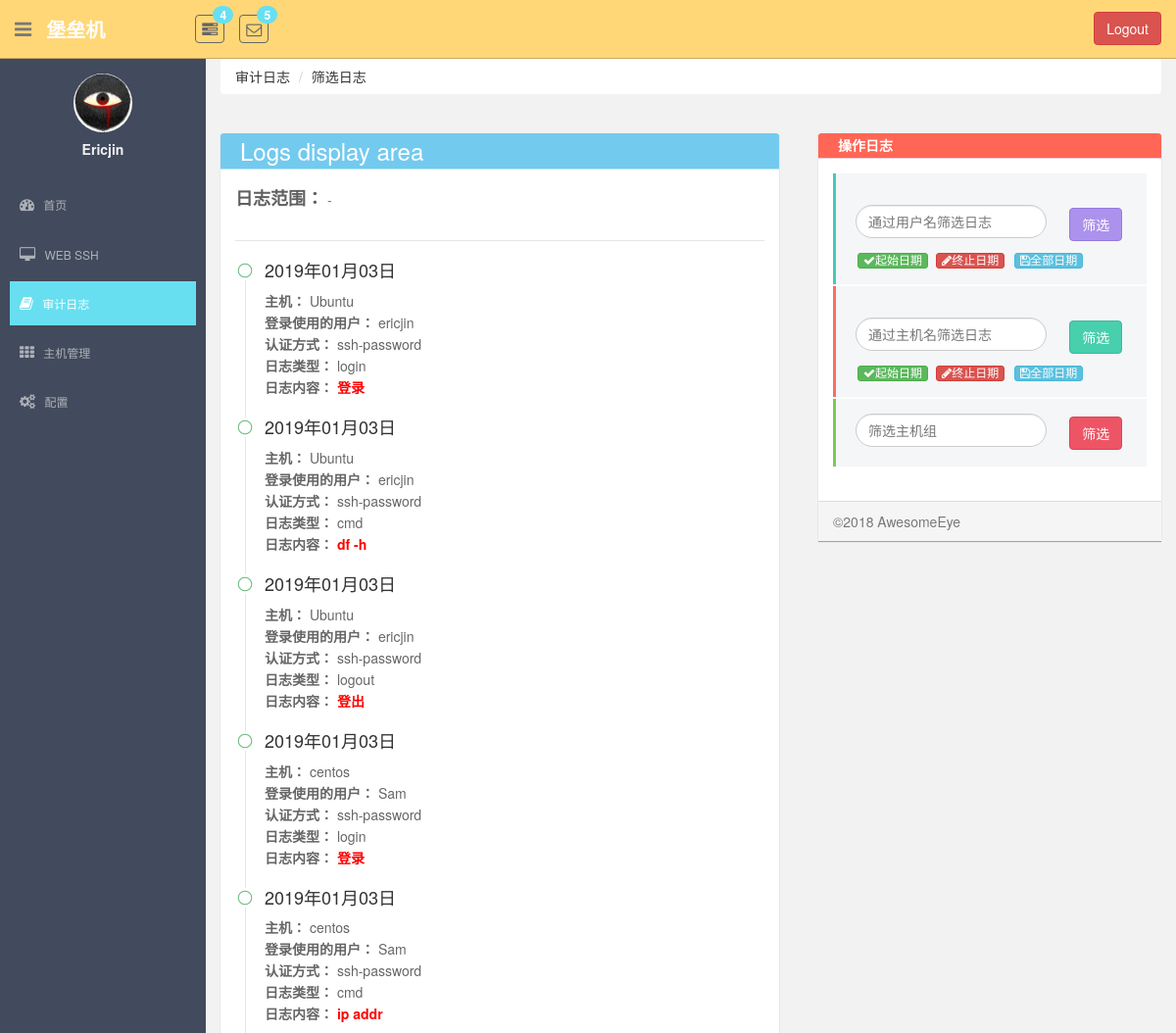
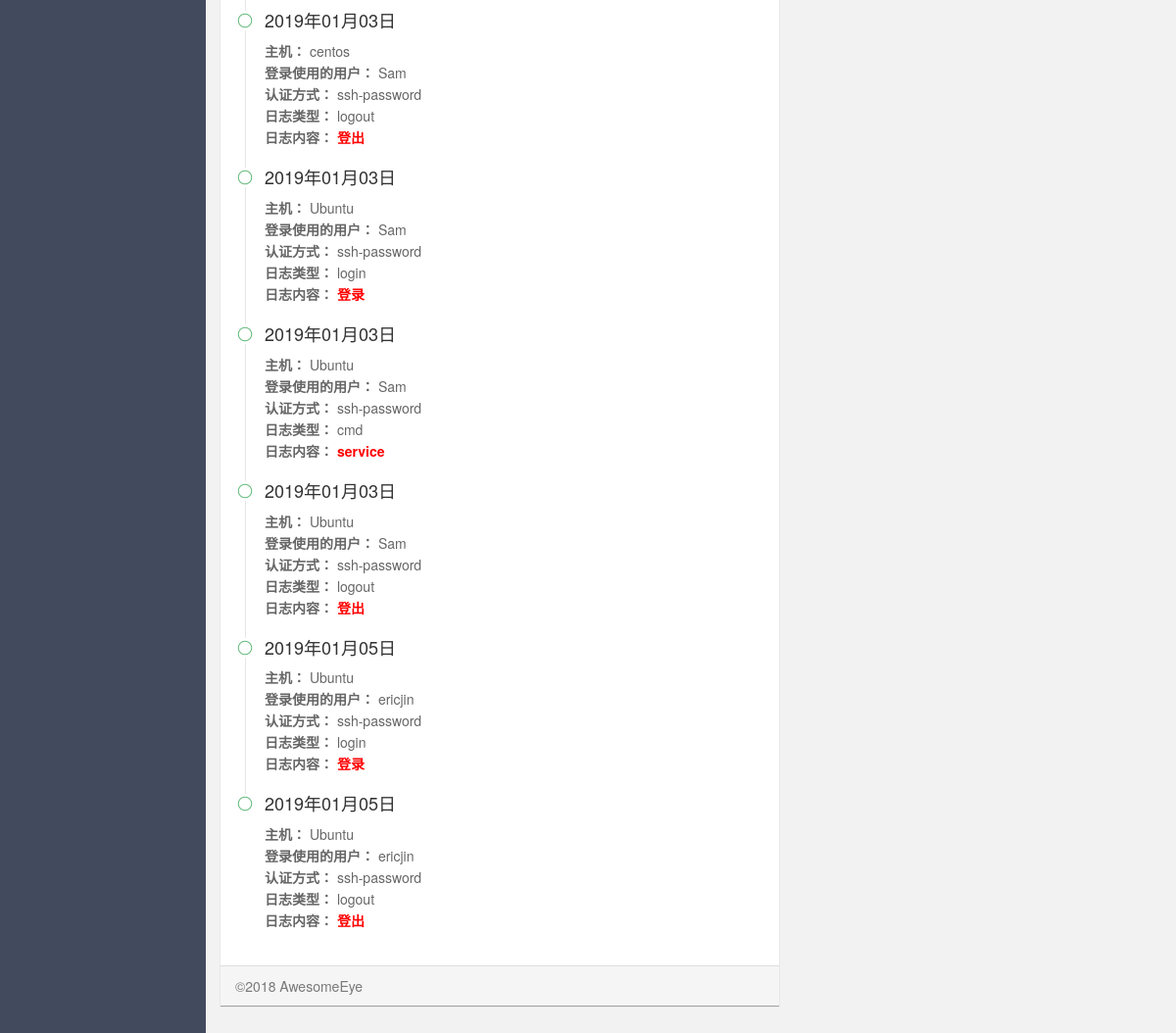
/monitor/log_filter/ (signed in), run on the app's committed database (2 pictures, top to bottom).
### monitor/models.py (models this page shows, shortened)
class UserProfile(AbstractBaseUser, PermissionsMixin):
    email = models.EmailField(
        verbose_name='email address',
        max_length=255,
        unique=True,
    )
    name = models.CharField(max_length=64, verbose_name="用户名", unique=True)
    host_to_remote_users = models.ManyToManyField(to="HostToRemoteUser", verbose_name="关联主机账户")
    host_group = models.ManyToManyField(to="HostGroup", verbose_name="主机组")
    last_login = models.DateTimeField(verbose_name="最近登录时间", null=True, blank=True)
    is_active = models.BooleanField(default=True)
    is_staff = models.BooleanField(default=True)
    is_superuser = models.BooleanField(default=True)
    objects = UserProfileManager()
    USERNAME_FIELD = 'email'  # 使用email作为用户名
    REQUIRED_FIELDS = ['name']  # 必须要有的字段

class AuditLog(models.Model):
    crazy_eye_account = models.ForeignKey(to=UserProfile, on_delete=models.CASCADE, verbose_name="堡垒机账号")
    host_to_remote_users = models.ForeignKey(to=HostToRemoteUser, on_delete=models.CASCADE)
    log_type_choice = (
        (0, "login"),
        (1, "cmd"),
        (2, "logout"),
    )
    log_type = models.SmallIntegerField(choices=log_type_choice, default=1, verbose_name="日志类型")
    content = models.CharField(max_length=255, verbose_name="日志内容")
    record_date = models.DateTimeField(auto_now_add=True, verbose_name="记录日期")

class HostToRemoteUser(models.Model):
    host = models.ForeignKey(to=Host, on_delete=models.CASCADE)
    remote_user = models.ForeignKey(to="RemoteUser", on_delete=models.CASCADE)
    class Meta:
        unique_together = ("host", "remote_user")

class Host(models.Model):
    name = models.CharField(max_length=64, unique=True, verbose_name="主机名")
    ip_addr = models.CharField(max_length=64, unique=True, verbose_name="ip地址")
    port = models.IntegerField(default=22, verbose_name="端口号")
    idc = models.ForeignKey(to=IDC, on_delete=models.CASCADE)
    os_type = models.CharField(max_length=64, verbose_name="系统类型", null=True, blank=True)
    date = models.DateTimeField(auto_now_add=True, verbose_name="主机注册时间")

class RemoteUser(models.Model):
    username = models.CharField(max_length=32, verbose_name="用户名")
    password = models.CharField(max_length=64, verbose_name="密码")
    auth_type_choice = (
        (0, "ssh-password"),
        (1, "ssh-key")
    )
    auth_type = models.SmallIntegerField(choices=auth_type_choice, verbose_name="认证方式")
    class Meta:
        unique_together = (("username", "password", "auth_type"),)

### monitor/views.py (the view)
class LogFilter(LoginRequiredMixin, View):
    def get(self, request):
        filter_type = request.GET.get("filter_type")
        search_field = request.GET.get("search_field")
        start_time = request.GET.get("start_time", None)
        end_time = request.GET.get("end_time", None)
        q_filter = Q()
        q_filter.connector = 'AND'
        if start_time and not end_time:
            q_filter.children.append(("record_date__gte", start_time))
        elif start_time and end_time:
            q_filter.children.append(("record_date__gte", start_time))
            q_filter.children.append(("record_date__lte", end_time))
        elif not start_time and end_time:
            q_filter.children.append(("record_date__lte", end_time))
        if filter_type == 'user':
            q_filter.children.append(("crazy_eye_account__name", search_field))
        elif filter_type == 'host':
            q_filter.children.append(("host_to_remote_users__host__name", search_field))
        log_obj = models.AuditLog.objects.filter(q_filter)
        return render(request, "log/log_filter.html", locals())

### templates/log/log_filter.html (shortened to what this page needs)
{% extends 'log/log_base.html' %}
{% block style %}
    {{ block.super }}
{% endblock %}
{% block nav %}
    <div class="breadcrumb-wrap">
        <ol class="breadcrumb">
            <li><a href="{% url 'log_page' %}">审计日志</a></li>
            <li class="active"><a href="?">筛选日志</a></li>
        </ol>
    </div>
{% endblock %}
{% block panel-area %}
    <p><span class="title">日志范围：</span> {{ start_time|date:'Y年m月d日' }} - {{ end_time|date:'Y年m月d日' }}</p>
    <fieldset class="layui-elem-field layui-field-title" style="margin-top: 30px;"></fieldset>
    <ul class="layui-timeline">
        {% for log in log_obj %}
            <li class="layui-timeline-item">
                <i class="layui-icon layui-timeline-axis"></i>
                <div class="layui-timeline-content layui-text">
                    <h3 class="layui-timeline-title">{{ log.record_date|date:'Y年m月d日' }}</h3>
                    <p>
                        <b>主机： </b><span>{{ log.host_to_remote_users.host.name }}</span>
                        <br>
                        <b>登录使用的用户： </b><span>{{ log.host_to_remote_users.remote_user.username }}</span>
                        <br>
                        <b>认证方式： </b><span>{{ log.host_to_remote_users.remote_user.get_auth_type_display }}</span>
                        <br>
                        <b>日志类型： </b><span>{{ log.get_log_type_display }}</span>
                        <br>
                        <b>日志内容： </b><b style="color: #f00;">{{ log.content }}</b>
                    </p>
                </div>
            </li>
        {% endfor %}
    </ul>
{% endblock %}

### templates/base.html (shortened to what this page needs)
{% load staticfiles %}
<!DOCTYPE html>
<html lang="en">
<head>
    <link href="{% static 'plugins/bootstrap/css/bootstrap.css' %}" rel="stylesheet">
    <link href="{% static 'css/font-awesome.css' %}" rel="stylesheet" />
    <link href="{% static 'css/style.css' %}" rel="stylesheet">
    <link rel="stylesheet" href="{% static 'plugins/layui/css/layui.css' %}">
    {% block style %}{% endblock %}
</head>
<body>
<section id="container" >
    <header class="header black-bg">
        <div class="sidebar-toggle-box">
            <div class="fa fa-bars tooltips" data-placement="right" data-original-title="Toggle Navigation"></div>
        </div>
        <a href="?" class="logo"><b>堡垒机</b></a>
        <div class="nav notify-row" id="top_menu">
            <ul class="nav top-menu">
                <li class="dropdown">
                    <a data-toggle="dropdown" class="dropdown-toggle" href="?">
                        <i class="fa fa-tasks"></i>
                        <span class="badge bg-theme">4</span>
                    </a>
                </li>
                <li id="header_inbox_bar" class="dropdown">
                    <a data-toggle="dropdown" class="dropdown-toggle" href="index.html#">
                        <i class="fa fa-envelope-o"></i>
                        <span class="badge bg-theme">5</span>
                    </a>
                </li>
            </ul>
        </div>
        <div class="top-menu">
            <ul class="nav pull-right top-menu">
                <li>
                    <button type="button" class="btn btn-danger" style="margin-top: 12px;" onclick="logout()">Logout</button>
                </li>
            </ul>
        </div>
    </header>
    <aside>
        <div id="sidebar"  class="nav-collapse ">
            <ul class="sidebar-menu" id="nav-accordion">
                <p class="centered"><a href="#"><img src="{% static 'images/ui-sam.jpg' %}" class="img-circle" width="60"></a></p>
                <h5 class="centered" style="margin-top: 10px;">{{ request.user.name|capfirst }}</h5>
                <li class="mt">
                    <a class="dashboard" href="{% url "dashboard" %}">
                        <i class="fa fa-dashboard"></i>
                        <span>首页</span>
                    </a>
                </li>
                <li class="sub-menu">
                    <a class="web-ssh" href="{% url "web_ssh" %}" >
                        <i class="fa fa-desktop"></i>
                        <span>WEB SSH</span>
                    </a>
                </li>
                <li class="sub-menu">
                    <a class="log-page" href="{% url 'log_page' %}" >
                        <i class="fa fa-book"></i>
                        <span>审计日志</span>
                    </a>
                </li>
                <li class="sub-menu">
                    <a class="host-manage" href="javascript:void(0);">
                        <i class="fa fa-th"></i>
                        <span>主机管理</span>
                    </a>
                </li>
                <li class="sub-menu">
                    <a href="#" >
                        <i class="fa fa-cogs"></i>
                        <span>配置</span>
                    </a>
                </li>
            </ul>
        </div>
    </aside>
    <section id="main-content">
        <section class="wrapper">
            {% block right_container %}
            {% endblock %}
        </section>
    </section>
</section>
</body>
</html>

### statics/css/style.css (style rules this page uses)
body { color: #797979; background: #f2f2f2; font-family: 'Ruda', sans-serif; padding: 0px !important; margin: 0px !important; font-size:13px; }
ul li { list-style: none; }
a, a:hover, a:focus { text-decoration: none; outline: none; }
#container { width: 100%; height: 100%; }
.bg-theme { background-color: #68dff0; }
.centered { text-align: center; }
.mt { margin-top: 25px; }
#sidebar { width: 210px; height: 100%; position: fixed; background: #424a5d; }
#sidebar h5 { color: #f2f2f2; font-weight: 700; }
#sidebar ul li { position: relative; }
ul.sidebar-menu , ul.sidebar-menu li ul.sub { margin: -2px 0 0; padding: 0; }
ul.sidebar-menu { margin-top: 75px; }
ul.sidebar-menu li { margin-bottom: 5px; margin-left:10px; margin-right:10px; }
ul.sidebar-menu li.sub-menu { line-height: 15px; }
ul.sidebar-menu li a span { display: inline-block; }
ul.sidebar-menu li a { color: #aeb2b7; text-decoration: none; display: block; padding: 15px 0 15px 10px; font-size: 12px; outline: none; -webkit-transition: all 0.3s ease; -moz-transition: all 0.3s ease; -o-transition: all 0.3s ease; -ms-transition: all 0.3s ease; transition: all 0.3s ease; }
ul.sidebar-menu li a.active, ul.sidebar-menu li a:hover, ul.sidebar-menu li a:focus { background: #68dff0; color: #fff; display: block; -webkit-transition: all 0.3s ease; -moz-transition: all 0.3s ease; -o-transition: all 0.3s ease; -ms-transition: all 0.3s ease; transition: all 0.3s ease; }
ul.sidebar-menu li a i { font-size: 15px; padding-right: 6px; }
ul.sidebar-menu li a.active i { color: #fff; }
#main-content { margin-left: 210px; }
.header, .footer { min-height: 60px; padding: 0 15px; }
.header { position: fixed; left: 0; right: 0; z-index: 1002; }
.black-bg { background: #ffd777; border-bottom: 1px solid #c9aa5f; }
.wrapper { display: inline-block; margin-top: 60px; padding-left: 15px; padding-right: 15px; padding-bottom: 15px; padding-top: 0px; width: 100%; }
a.logo { font-size: 20px; color: #ffffff; float: left; margin-top: 15px; text-transform: uppercase; }
a.logo b { font-weight: 900; }
#top_menu .nav > li, ul.top-menu > li { float: left; }
.notify-row { float: left; margin-top: 15px; margin-left: 92px; }
ul.top-menu > li > a { color: #666666; font-size: 16px; border-radius: 4px; -webkit-border-radius: 4px; border:1px solid #666666 !important; padding: 2px 6px; margin-right: 15px; }
.notify-row .badge { position: absolute; right: -10px; top: -10px; z-index: 100; }
.sidebar-toggle-box { float: left; padding-right: 15px; margin-top: 20px; }
.sidebar-toggle-box .fa-bars { cursor: pointer; display: inline-block; font-size: 20px; }

### templates/log/log_filter.html (style rules this page uses)
.breadcrumb-wrap .breadcrumb { background-color: #fff; }
.title { color: #606060; font-weight: 700; font-size: 18px; }

### data on the page
UserProfile: user.name "Ericjin"
AuditLog: record_date "2019年01月03日", host_to_remote_users.host.name "Ubuntu", host_to_remote_users.remote_user.username "ericjin", host_to_remote_users.remote_user.auth_type "ssh-password", log_type "login", content "登录"
AuditLog: record_date "2019年01月03日", host_to_remote_users.host.name "Ubuntu", host_to_remote_users.remote_user.username "ericjin", host_to_remote_users.remote_user.auth_type "ssh-password", log_type "cmd", content "df -h"
AuditLog: record_date "2019年01月03日", host_to_remote_users.host.name "Ubuntu", host_to_remote_users.remote_user.username "ericjin", host_to_remote_users.remote_user.auth_type "ssh-password", log_type "logout", content "登出"
AuditLog: record_date "2019年01月03日", host_to_remote_users.host.name "centos", host_to_remote_users.remote_user.username "Sam", host_to_remote_users.remote_user.auth_type "ssh-password", log_type "login", content "登录"
AuditLog: record_date "2019年01月03日", host_to_remote_users.host.name "centos", host_to_remote_users.remote_user.username "Sam", host_to_remote_users.remote_user.auth_type "ssh-password", log_type "cmd", content "ip addr"
AuditLog: record_date "2019年01月03日", host_to_remote_users.host.name "centos", host_to_remote_users.remote_user.username "Sam", host_to_remote_users.remote_user.auth_type "ssh-password", log_type "logout", content "登出"
AuditLog: record_date "2019年01月03日", host_to_remote_users.host.name "Ubuntu", host_to_remote_users.remote_user.username "Sam", host_to_remote_users.remote_user.auth_type "ssh-password", log_type "login", content "登录"
AuditLog: record_date "2019年01月03日", host_to_remote_users.host.name "Ubuntu", host_to_remote_users.remote_user.username "Sam", host_to_remote_users.remote_user.auth_type "ssh-password", log_type "cmd", content "service"
AuditLog: record_date "2019年01月03日", host_to_remote_users.host.name "Ubuntu", host_to_remote_users.remote_user.username "Sam", host_to_remote_users.remote_user.auth_type "ssh-password", log_type "logout", content "登出"
AuditLog: record_date "2019年01月05日", host_to_remote_users.host.name "Ubuntu", host_to_remote_users.remote_user.username "ericjin", host_to_remote_users.remote_user.auth_type "ssh-password", log_type "login", content "登录"
AuditLog: record_date "2019年01月05日", host_to_remote_users.host.name "Ubuntu", host_to_remote_users.remote_user.username "ericjin", host_to_remote_users.remote_user.auth_type "ssh-password", log_type "logout", content "登出"
